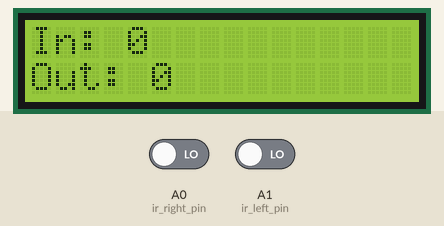
Bench run of a sketch on a simulated Arduino Uno, built with avr-gcc and run on an emulated ATmega328P. Shown: 16×2 character LCD. The test bench sets the inputs (shaded band); at power-on: A0 (ir_right_pin) LOW, A1 (ir_left_pin) LOW. What the sketch prints to the serial monitor is not drawn.

Above: at 1.2 s.
1.3 s: A0 (ir_right_pin) driven HIGH
At 2.1 s:
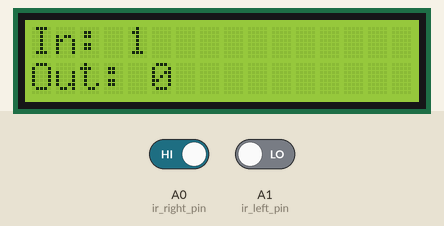
Timing chart, 0 to 4.3 s (numbered marks = the images above; inputs shaded):
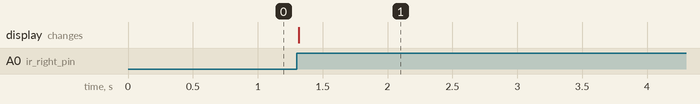

The sketch:

counter.ino
```cpp
#include <Wire.h>
#include <LiquidCrystal_I2C.h>

LiquidCrystal_I2C lcd(0x27, 16, 2);  // Set the I2C address and LCD dimensions

int ir_right_pin = A0; // in ir
int ir_left_pin = A1; // out ir

int ir_right_state = 0;
int ir_left_state = 0;

int ir_right_state_last = -1;
int ir_left_state_last = -1;

int in_counter = 0;
int out_counter = 0;

bool bWalkIn = false;
bool bWalkOut = false;
unsigned long tm;
int DELAY_TIMEOUT = 1500;

void setup() {
  Serial.begin(9600);
  pinMode(ir_right_pin, INPUT);
  pinMode(ir_left_pin, INPUT);

  // Initialize the LCD
  lcd.init();
  lcd.backlight();
  lcd.setCursor(0, 0);
  lcd.print("In: ");
  lcd.print(in_counter);
  lcd.setCursor(0, 1);
  lcd.print("Out: ");
  lcd.print(out_counter);
}

void loop() {
  ir_right_state = digitalRead(ir_right_pin);
  ir_left_state = digitalRead(ir_left_pin);

  checkWalkIn();
  checkWalkOut();

  // Print counters to the serial monitor
  Serial.print("In: ");
  Serial.print(in_counter);
  Serial.print(" Out: ");
  Serial.println(out_counter);

  // Print counters to the LCD
  lcd.setCursor(0, 0);
  lcd.print("In: ");
  lcd.print(in_counter);
  lcd.setCursor(0, 1);
  lcd.print("Out: ");
  lcd.print(out_counter);
}

void checkWalkIn() {
  if (ir_right_state != ir_right_state_last) {
    ir_right_state_last = ir_right_state;
    if (!bWalkIn && ir_right_state == LOW) {
      bWalkIn = true;
      tm = millis();
    }
  }

  if (millis() - tm > DELAY_TIMEOUT) {
    bWalkIn = false;
  }

  if (bWalkIn && ir_left_state == LOW && ir_right_state == HIGH) {
    bWalkIn = false;
    in_counter++;
  }
}

void checkWalkOut() {
  if (ir_left_state != ir_left_state_last) {
    ir_left_state_last = ir_left_state;
    if (!bWalkOut && ir_left_state == LOW) {
      bWalkOut = true;
      tm = millis();
    }
  }

  if (millis() - tm > DELAY_TIMEOUT) {
    bWalkOut = false;
  }

  if (bWalkOut && ir_right_state == LOW && ir_left_state == HIGH) {
    bWalkOut = false;
    out_counter++;
  }
}
```

Measured:
- after the input at 1.3 s, the display: changes at once (image 1)
